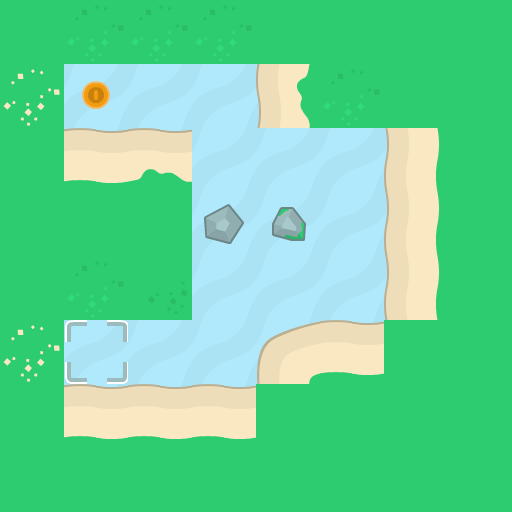

Tiled map render using the project's own tile images. Description and the whole map definition, tile-layer contents included, below:
An orthogonal 8x8 tile map with 64x64 px tiles, 3 tile layers (background, walls, objects).

<map version="1.10" tiledversion="1.11.2" orientation="orthogonal" renderorder="right-down" width="8" height="8" tilewidth="64" tileheight="64" infinite="0" nextlayerid="5" nextobjectid="1">
 <properties>
  <property name="character_bottom" value="[[16,0]]" />
  <property name="character_left" value="[[16,3]]" />
  <property name="character_right" value="[[16,2]]" />
  <property name="character_top" value="[[16,1]]" />
 </properties>
 <tileset firstgid="1" source="tiles_sheet.tsx" />
 <layer id="4" name="background" width="8" height="8">
  <data encoding="csv">
77,77,77,77,77,77,77,77,
77,77,77,77,77,77,77,77,
77,77,77,77,77,77,77,77,
77,77,77,77,77,77,77,77,
77,77,77,77,77,77,77,77,
77,77,77,77,77,77,77,77,
77,77,77,77,77,77,77,77,
77,77,77,77,77,77,77,77
</data>
 </layer>
 <layer id="1" name="walls" width="8" height="8">
  <data encoding="csv">
24,41,41,41,24,24,24,24,
25,0,0,0,40,41,24,24,
24,7,8,0,0,0,23,24,
24,24,24,54,69,0,23,24,
24,41,42,0,0,0,23,24,
25,0,0,0,6,7,24,24,
24,7,7,7,24,24,24,24,
24,24,24,24,24,24,24,24
</data>
 </layer>
 <layer id="3" name="objects" width="8" height="8">
  <data encoding="csv">
0,0,0,0,0,0,0,0,
0,85,0,0,0,0,0,0,
0,0,0,0,0,0,0,0,
0,0,0,0,0,0,0,0,
0,0,0,0,0,0,0,0,
0,102,0,0,0,0,0,0,
0,0,0,0,0,0,0,0,
0,0,0,0,0,0,0,0
</data>
 </layer>
</map>
